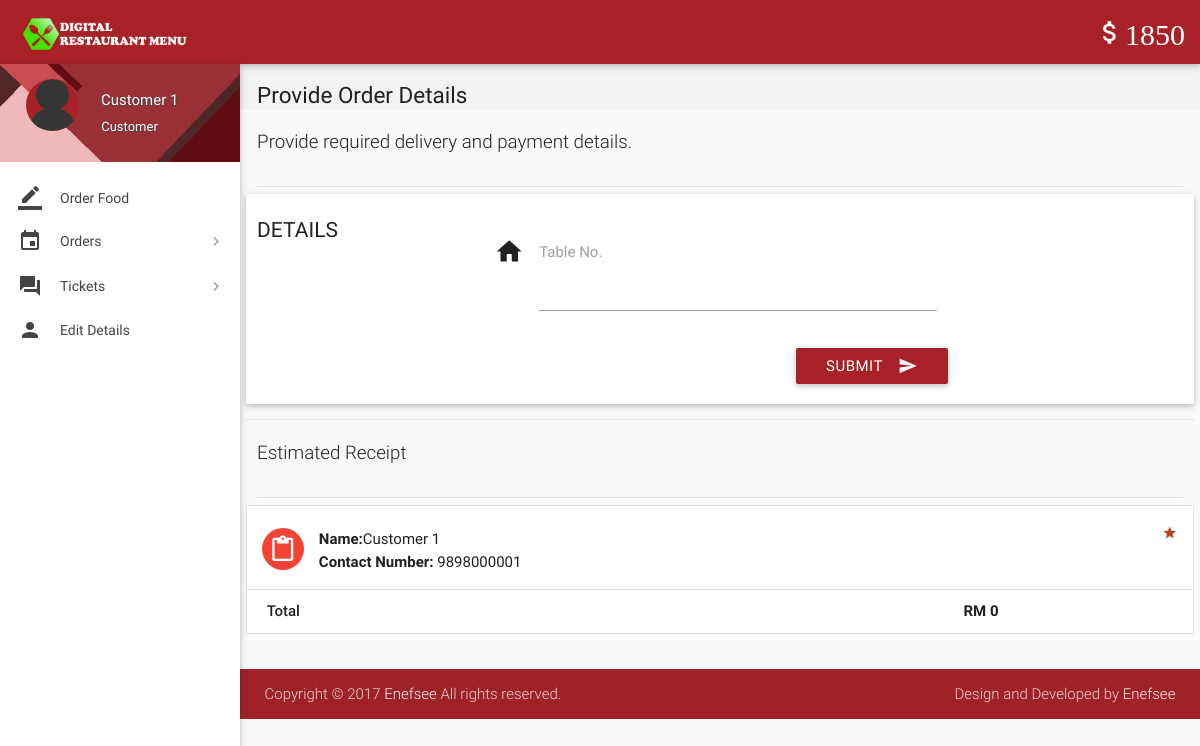
Page /place-order.php (signed in) on the committed database.
### tables this page shows
CREATE TABLE `wallet_details` (
  `id` int(11) NOT NULL,
  `wallet_id` int(11) NOT NULL,
  `number` varchar(16) NOT NULL,
  `cvv` int(3) NOT NULL,
  `balance` int(11) NOT NULL DEFAULT '2000'
);

CREATE TABLE `users` (
  `id` int(11) NOT NULL,
  `role` varchar(15) NOT NULL DEFAULT 'Customer',
  `name` varchar(15) NOT NULL,
  `username` varchar(10) NOT NULL,
  `password` varchar(16) NOT NULL,
  `email` varchar(35) NULL,
  `address` varchar(300) NULL,
  `contact` bigint(11) NOT NULL,
  `verified` tinyint(1) NOT NULL DEFAULT '0',
  `deleted` tinyint(4) NOT NULL DEFAULT '0'
);

### includes/wallet.php (called while the page is built)
<?php
$user_id=$_SESSION['user_id'];
$sql = mysqli_query($con, "SELECT * FROM wallet where customer_id = $user_id");
while($row1 = mysqli_fetch_array($sql)){
$wallet_id = $row1['id'];
}
$sql = mysqli_query($con, "SELECT * FROM wallet_details where wallet_id = $wallet_id");
while($row1 = mysqli_fetch_array($sql)){
$balance = $row1['balance'];
}
?>

### includes/connect.php (called while the page is built, shortened)
<?php
$role = $_SESSION['role'];
?>

### place-order.php (the view, shortened to what this page needs)
<?php
include 'includes/connect.php';
include 'includes/wallet.php';
$total = 0;
	if($_SESSION['customer_sid']==session_id())
	{
$result = mysqli_query($con, "SELECT * FROM users where id = $user_id");
while($row = mysqli_fetch_array($result)){
$name = $row['name'];
$address = $row['address'];
$contact = $row['contact'];
}
		?>
<!DOCTYPE html>
<html lang="en">
<head>
  <link href="css/materialize.min.css" type="text/css" rel="stylesheet" media="screen,projection">
  <link href="css/style.min.css" type="text/css" rel="stylesheet" media="screen,projection">
  <link href="css/custom/custom.min.css" type="text/css" rel="stylesheet" media="screen,projection">
  <link href="js/plugins/perfect-scrollbar/perfect-scrollbar.css" type="text/css" rel="stylesheet" media="screen,projection">
</head>
<body>
  <header id="header" class="page-topbar">
        <div class="navbar-fixed">
            <nav class="navbar-color">
                <div class="nav-wrapper">
                    <ul class="left">
                      <li><h1 class="logo-wrapper"><a href="index.php" class="brand-logo darken-1"><img src="images/materialize-logo.png" alt="logo"></a> <span class="logo-text">Logo</span></h1></li>
                    </ul>
                    <ul class="right hide-on-med-and-down">
                        <li><a href="#" class="waves-effect waves-block waves-light"><i class="mdi-editor-attach-money"><?php echo $balance;?></i></a>
                        </li>
                    </ul>
                </div>
            </nav>
        </div>
  </header>
  <div id="main">
    <div class="wrapper">
      <aside id="left-sidebar-nav">
        <ul id="slide-out" class="side-nav fixed leftside-navigation">
            <li class="user-details cyan darken-2">
            <div class="row">
                <div class="col col s4 m4 l4">
                    <img src="images/avatar.jpg" alt="" class="circle responsive-img valign profile-image">
                </div>
                <div class="col col s8 m8 l8">
                    <a class="btn-flat dropdown-button waves-effect waves-light white-text profile-btn" href="#" data-activates="profile-dropdown"><?php echo $name;?> <i class="mdi-navigation-arrow-drop-down right"></i></a>
                    <p class="user-roal"><?php echo $role;?></p>
                </div>
            </div>
            </li>
            <li class="bold"><a href="index.php" class="waves-effect waves-cyan"><i class="mdi-editor-border-color"></i> Order Food</a>
            </li>
                <li class="no-padding">
                    <ul class="collapsible collapsible-accordion">
                        <li class="bold"><a class="collapsible-header waves-effect waves-cyan"><i class="mdi-editor-insert-invitation"></i> Orders</a>
                        </li>
                    </ul>
                </li>
                <li class="no-padding">
                    <ul class="collapsible collapsible-accordion">
                        <li class="bold"><a class="collapsible-header waves-effect waves-cyan"><i class="mdi-action-question-answer"></i> Tickets</a>
                        </li>
                    </ul>
                </li>
            <li class="bold"><a href="details.php" class="waves-effect waves-cyan"><i class="mdi-social-person"></i> Edit Details</a>
            </li>
        </ul>
        </aside>
      <section id="content">
        <div id="breadcrumbs-wrapper">
          <div class="container">
            <div class="row">
              <div class="col s12 m12 l12">
                <h5 class="breadcrumbs-title">Provide Order Details</h5>
              </div>
            </div>
          </div>
        </div>
				<div class="container">
          <p class="caption">Provide required delivery and payment details.</p>
          <div class="divider"></div>
            <div class="row">
              <div class="col s12 m4 l3">
                <h4 class="header">Details</h4>
              </div>
<div>
                <div class="card-panel">
                  <div class="row">
                    <form class="formValidate col s12 m12 l6" id="formValidate" method="post" action="confirm-order.php" novalidate="novalidate">
                      <div class="row">
                        <div class="input-field col s12">
                          <i class="mdi-action-home prefix"></i>
							<textarea name="address" id="address" class="materialize-textarea validate" data-error=".errorTxt1"><?php echo $address;?></textarea>
							<label for="address" class="">Table No.</label>
                        </div>
                      </div>
                      <div class="row">
                        <div class="row">
                          <div class="input-field col s12">
                            <button class="btn cyan waves-effect waves-light right" type="submit" name="action">Submit
                              <i class="mdi-content-send right"></i>
                            </button>
                          </div>
                        </div>
                      </div>
                    </form>
                  </div>
                </div>
              </div>
            <div class="divider"></div>
          </div>
      </div>
        <div class="container">
          <p class="caption">Estimated Receipt</p>
          <div class="divider"></div>
<div id="work-collections" class="seaction">
<div class="row">
<div>
<ul id="issues-collection" class="collection">
<?php
    echo '<li class="collection-item avatar">
        <i class="mdi-content-content-paste red circle"></i>
        <p><strong>Name:</strong>'.$name.'</p>
		<p><strong>Contact Number:</strong> '.$contact.'</p>
        <a href="#" class="secondary-content"><i class="mdi-action-grade"></i></a>';
    echo '<li class="collection-item">
        <div class="row">
            <div class="col s7">
                <p class="collections-title"> Total</p>
            </div>
            <div class="col s2">
                <span>&nbsp;</span>
            </div>
            <div class="col s3">
                <span><strong>RM '.$total.'</strong></span>
            </div>
        </div>
    </li>';
?>
</ul>
                </div>
				</div>
                </div>
              </div>
            </div>
        </div>
  <footer class="page-footer">
    <div class="footer-copyright">
      <div class="container">
        <span>Copyright © 2017 <a class="grey-text text-lighten-4" href="#" target="_blank">Enefsee</a> All rights reserved.</span>
        <span class="right"> Design and Developed by <a class="grey-text text-lighten-4" href="#">Enefsee</a></span>
        </div>
    </div>
  </footer>
</body>
</html>
<?php
	}
?>

### rows in the picture
wallet_details: balance "1850"
users: name "Customer 1", contact "9898000001"

### other values in the picture
$role "Customer"
$total "0"
